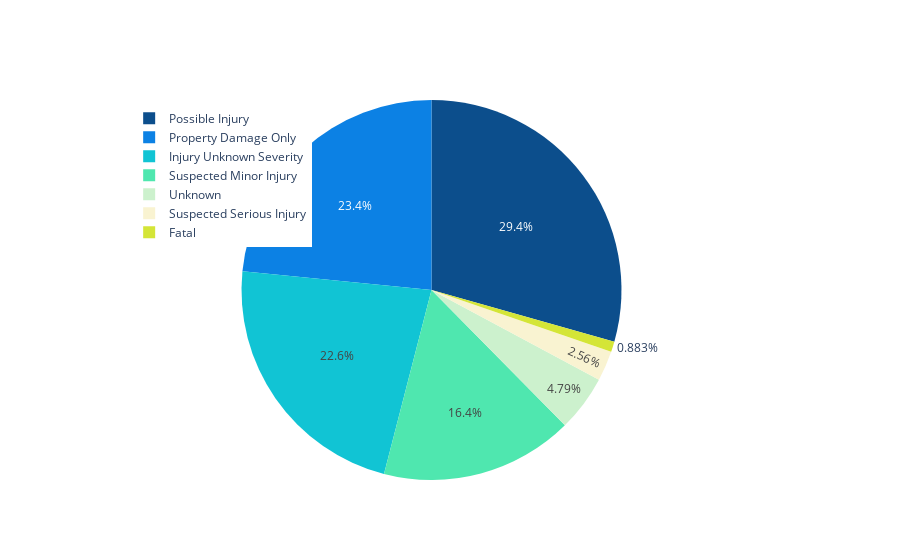

The cell this chart's notebook holds for it:
### Code cell
import plotly as py
import plotly.graph_objs as go
pyplt = py.offline.plot
colors = color_set[:7]
trace = [go.Pie(
    labels = results_counts.index,
    values = results_counts.values,
    #rotation = 30,
    #opacity = 2,
    showlegend = True,
    pull = [0,0,0,0,0,0,0],
    #hoverinfo = 'label+percent',
    #textinfo = 'percent',
    #textfont = dict(size=30,color='white'),
    #title = 'Crash Severity',
    marker = dict(colors=colors)
)]

fig = go.Figure(data = trace)
fig.update_layout(legend=dict(
    yanchor="top",
    y=0.99,
    xanchor="left",
    x=0.01
))
fig.show()

### Figure 1 — Plotly figure (JSON) as saved in the notebook; plotly's stock layout.template omitted (floating-point values rounded to 4 significant figures)
{"data": [{"labels": ["Possible Injury", "Property Damage Only", "Injury Unknown Severity", "Suspected Minor Injury", "Unknown", "Suspected Serious Injury", "Fatal"], "marker": {"colors": ["#0c4e8c", "#0c81e4", "#11c4d4", "#4fe7af", "#ccf1cd", "#F9F3D1", "#D4E537"]}, "pull": [0, 0, 0, 0, 0, 0, 0], "showlegend": true, "type": "pie", "values": [0.2939, 0.2342, 0.2256, 0.1641, 0.04785, 0.02555, 0.008826]}], "layout": {"legend": {"x": 0.01, "xanchor": "left", "y": 0.99, "yanchor": "top"}}}
